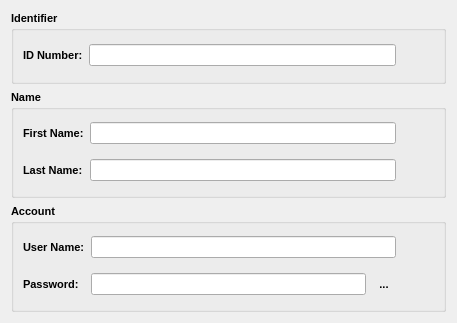
<?xml version="1.0" encoding="UTF-8"?>
<ui version="4.0">
 <class>TeacherEdit</class>
 <widget class="QWidget" name="TeacherEdit">
  <property name="geometry">
   <rect>
    <x>0</x>
    <y>0</y>
    <width>457</width>
    <height>323</height>
   </rect>
  </property>
  <property name="windowTitle">
   <string>Form</string>
  </property>
  <layout class="QVBoxLayout" name="verticalLayout">
   <item>
    <widget class="QGroupBox" name="identifierGroup">
     <property name="font">
      <font>
       <pointsize>8</pointsize>
       <bold>true</bold>
      </font>
     </property>
     <property name="title">
      <string>Identifier</string>
     </property>
     <layout class="QGridLayout" name="gridLayout_2">
      <item row="0" column="0">
       <widget class="QLabel" name="idLabel">
        <property name="text">
         <string>ID Number:</string>
        </property>
        <property name="buddy">
         <cstring>idEdit</cstring>
        </property>
       </widget>
      </item>
      <item row="0" column="1">
       <widget class="QLineEdit" name="idEdit">
        <property name="font">
         <font>
          <pointsize>9</pointsize>
          <bold>false</bold>
         </font>
        </property>
       </widget>
      </item>
      <item row="0" column="2">
       <widget class="QToolButton" name="idResetButton">
        <property name="toolTip">
         <string>Reset ID Number</string>
        </property>
        <property name="text">
         <string/>
        </property>
        <property name="icon">
         <iconset resource="resources/main.qrc">
          <normaloff>:/root/dialogs/reset.ico</normaloff>:/root/dialogs/reset.ico</iconset>
        </property>
        <property name="iconSize">
         <size>
          <width>24</width>
          <height>24</height>
         </size>
        </property>
        <property name="autoRaise">
         <bool>true</bool>
        </property>
       </widget>
      </item>
     </layout>
    </widget>
   </item>
   <item>
    <widget class="QGroupBox" name="nameGroup">
     <property name="font">
      <font>
       <pointsize>8</pointsize>
       <bold>true</bold>
      </font>
     </property>
     <property name="title">
      <string>Name</string>
     </property>
     <layout class="QGridLayout" name="gridLayout">
      <item row="0" column="0">
       <widget class="QLabel" name="firstNameLabel">
        <property name="text">
         <string>First Name:</string>
        </property>
        <property name="buddy">
         <cstring>firstNameEdit</cstring>
        </property>
       </widget>
      </item>
      <item row="0" column="1">
       <widget class="QLineEdit" name="firstNameEdit">
        <property name="font">
         <font>
          <pointsize>9</pointsize>
          <bold>false</bold>
         </font>
        </property>
       </widget>
      </item>
      <item row="0" column="2">
       <widget class="QToolButton" name="firstNameResetButton">
        <property name="toolTip">
         <string>Reset First Name</string>
        </property>
        <property name="text">
         <string/>
        </property>
        <property name="icon">
         <iconset resource="resources/main.qrc">
          <normaloff>:/root/dialogs/reset.ico</normaloff>:/root/dialogs/reset.ico</iconset>
        </property>
        <property name="iconSize">
         <size>
          <width>24</width>
          <height>24</height>
         </size>
        </property>
        <property name="autoRaise">
         <bool>true</bool>
        </property>
       </widget>
      </item>
      <item row="1" column="0">
       <widget class="QLabel" name="lastNameLabel">
        <property name="text">
         <string>Last Name:</string>
        </property>
        <property name="buddy">
         <cstring>lastNameEdit</cstring>
        </property>
       </widget>
      </item>
      <item row="1" column="1">
       <widget class="QLineEdit" name="lastNameEdit">
        <property name="font">
         <font>
          <pointsize>9</pointsize>
          <bold>false</bold>
         </font>
        </property>
       </widget>
      </item>
      <item row="1" column="2">
       <widget class="QToolButton" name="lastNameResetButton">
        <property name="toolTip">
         <string>Reset Last Name</string>
        </property>
        <property name="text">
         <string/>
        </property>
        <property name="icon">
         <iconset resource="resources/main.qrc">
          <normaloff>:/root/dialogs/reset.ico</normaloff>:/root/dialogs/reset.ico</iconset>
        </property>
        <property name="iconSize">
         <size>
          <width>24</width>
          <height>24</height>
         </size>
        </property>
        <property name="autoRaise">
         <bool>true</bool>
        </property>
       </widget>
      </item>
     </layout>
    </widget>
   </item>
   <item>
    <widget class="QGroupBox" name="accountGroup">
     <property name="font">
      <font>
       <pointsize>8</pointsize>
       <bold>true</bold>
      </font>
     </property>
     <property name="title">
      <string>Account</string>
     </property>
     <layout class="QGridLayout" name="gridLayout_3">
      <item row="1" column="0">
       <widget class="QLabel" name="passwordLabel">
        <property name="text">
         <string>Password:</string>
        </property>
        <property name="buddy">
         <cstring>passwordEdit</cstring>
        </property>
       </widget>
      </item>
      <item row="1" column="3">
       <widget class="QToolButton" name="passwordResetButton">
        <property name="toolTip">
         <string>Reset Password</string>
        </property>
        <property name="text">
         <string/>
        </property>
        <property name="icon">
         <iconset resource="resources/main.qrc">
          <normaloff>:/root/dialogs/reset.ico</normaloff>:/root/dialogs/reset.ico</iconset>
        </property>
        <property name="iconSize">
         <size>
          <width>24</width>
          <height>24</height>
         </size>
        </property>
        <property name="autoRaise">
         <bool>true</bool>
        </property>
       </widget>
      </item>
      <item row="1" column="1">
       <widget class="QLineEdit" name="passwordEdit">
        <property name="font">
         <font>
          <pointsize>9</pointsize>
          <bold>false</bold>
         </font>
        </property>
        <property name="echoMode">
         <enum>QLineEdit::EchoMode::Password</enum>
        </property>
       </widget>
      </item>
      <item row="0" column="0">
       <widget class="QLabel" name="userNameLabel">
        <property name="text">
         <string>User Name:</string>
        </property>
        <property name="buddy">
         <cstring>userNameEdit</cstring>
        </property>
       </widget>
      </item>
      <item row="0" column="3">
       <widget class="QToolButton" name="userNameResetButton">
        <property name="toolTip">
         <string>Reset User Name</string>
        </property>
        <property name="text">
         <string/>
        </property>
        <property name="icon">
         <iconset resource="resources/main.qrc">
          <normaloff>:/root/dialogs/reset.ico</normaloff>:/root/dialogs/reset.ico</iconset>
        </property>
        <property name="iconSize">
         <size>
          <width>24</width>
          <height>24</height>
         </size>
        </property>
        <property name="autoRaise">
         <bool>true</bool>
        </property>
       </widget>
      </item>
      <item row="1" column="2">
       <widget class="QToolButton" name="showPasswordButton">
        <property name="toolTip">
         <string>Toggle Password Show</string>
        </property>
        <property name="text">
         <string>...</string>
        </property>
        <property name="icon">
         <iconset resource="resources/main.qrc">
          <normaloff>:/root/dialogs/password-show.png</normaloff>:/root/dialogs/password-show.png</iconset>
        </property>
        <property name="iconSize">
         <size>
          <width>24</width>
          <height>24</height>
         </size>
        </property>
        <property name="checkable">
         <bool>true</bool>
        </property>
        <property name="autoRaise">
         <bool>true</bool>
        </property>
       </widget>
      </item>
      <item row="0" column="1" colspan="2">
       <widget class="QLineEdit" name="userNameEdit">
        <property name="font">
         <font>
          <pointsize>9</pointsize>
          <bold>false</bold>
         </font>
        </property>
       </widget>
      </item>
     </layout>
    </widget>
   </item>
  </layout>
 </widget>
 <tabstops>
  <tabstop>idEdit</tabstop>
  <tabstop>firstNameEdit</tabstop>
  <tabstop>lastNameEdit</tabstop>
  <tabstop>userNameEdit</tabstop>
  <tabstop>passwordEdit</tabstop>
  <tabstop>idResetButton</tabstop>
  <tabstop>firstNameResetButton</tabstop>
  <tabstop>lastNameResetButton</tabstop>
  <tabstop>userNameResetButton</tabstop>
  <tabstop>passwordResetButton</tabstop>
  <tabstop>showPasswordButton</tabstop>
 </tabstops>
 <resources>
  <include location="resources/main.qrc"/>
 </resources>
 <connections>
  <connection>
   <sender>idResetButton</sender>
   <signal>clicked()</signal>
   <receiver>TeacherEdit</receiver>
   <slot>resetIdentifier()</slot>
   <hints>
    <hint type="sourcelabel">
     <x>414</x>
     <y>53</y>
    </hint>
    <hint type="destinationlabel">
     <x>453</x>
     <y>14</y>
    </hint>
   </hints>
  </connection>
  <connection>
   <sender>firstNameResetButton</sender>
   <signal>clicked()</signal>
   <receiver>TeacherEdit</receiver>
   <slot>resetFirstName()</slot>
   <hints>
    <hint type="sourcelabel">
     <x>413</x>
     <y>124</y>
    </hint>
    <hint type="destinationlabel">
     <x>452</x>
     <y>84</y>
    </hint>
   </hints>
  </connection>
  <connection>
   <sender>lastNameResetButton</sender>
   <signal>clicked()</signal>
   <receiver>TeacherEdit</receiver>
   <slot>resetLastName()</slot>
   <hints>
    <hint type="sourcelabel">
     <x>424</x>
     <y>161</y>
    </hint>
    <hint type="destinationlabel">
     <x>452</x>
     <y>206</y>
    </hint>
   </hints>
  </connection>
  <connection>
   <sender>userNameResetButton</sender>
   <signal>clicked()</signal>
   <receiver>TeacherEdit</receiver>
   <slot>resetUserName()</slot>
   <hints>
    <hint type="sourcelabel">
     <x>429</x>
     <y>250</y>
    </hint>
    <hint type="destinationlabel">
     <x>449</x>
     <y>320</y>
    </hint>
   </hints>
  </connection>
  <connection>
   <sender>passwordResetButton</sender>
   <signal>clicked()</signal>
   <receiver>TeacherEdit</receiver>
   <slot>resetPassword()</slot>
   <hints>
    <hint type="sourcelabel">
     <x>421</x>
     <y>295</y>
    </hint>
    <hint type="destinationlabel">
     <x>454</x>
     <y>293</y>
    </hint>
   </hints>
  </connection>
  <connection>
   <sender>showPasswordButton</sender>
   <signal>clicked(bool)</signal>
   <receiver>TeacherEdit</receiver>
   <slot>togglePasswordShow(bool)</slot>
   <hints>
    <hint type="sourcelabel">
     <x>379</x>
     <y>285</y>
    </hint>
    <hint type="destinationlabel">
     <x>328</x>
     <y>318</y>
    </hint>
   </hints>
  </connection>
 </connections>
 <slots>
  <slot>resetIdentifier()</slot>
  <slot>resetFirstName()</slot>
  <slot>resetLastName()</slot>
  <slot>resetUserName()</slot>
  <slot>resetPassword()</slot>
  <slot>togglePasswordShow(bool)</slot>
 </slots>
</ui>
